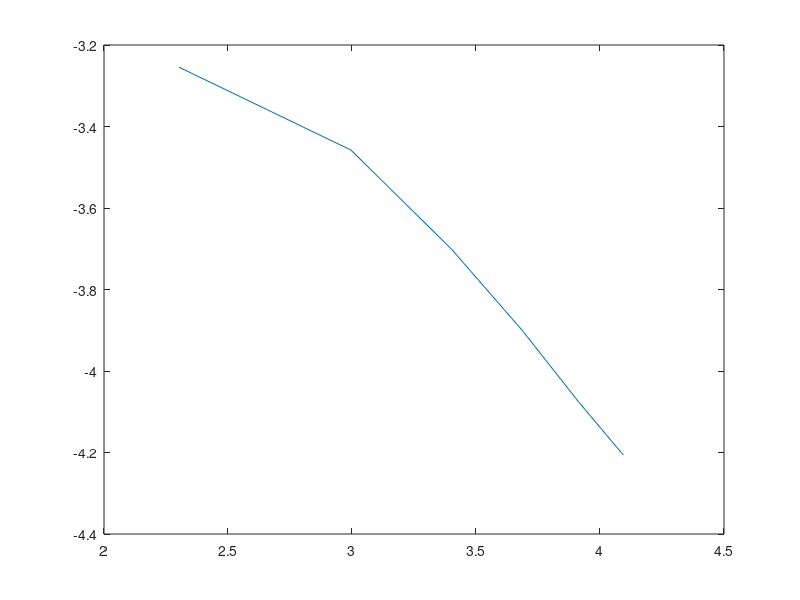

The MATLAB script that drew this image:
N=[10, 20,30,40,50,60];

error=[0.0386, 0.0315, 0.0247, 0.0202, 0.0170, 0.0149];

plot(log(N),log(error))

(log(error(6))-log(error(5)))/(log(1/60)-log(1/50));